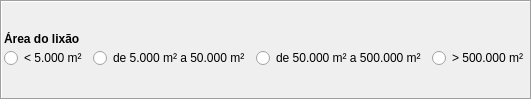
        <widget class="QFrame" name="frame_12">
         <property name="sizePolicy">
          <sizepolicy hsizetype="Preferred" vsizetype="Fixed">
           <horstretch>0</horstretch>
           <verstretch>0</verstretch>
          </sizepolicy>
         </property>
         <property name="frameShape">
          <enum>QFrame::Box</enum>
         </property>
         <property name="frameShadow">
          <enum>QFrame::Sunken</enum>
         </property>
         <layout class="QVBoxLayout" name="verticalLayout_8">
          <property name="spacing">
           <number>2</number>
          </property>
          <property name="leftMargin">
           <number>2</number>
          </property>
          <property name="topMargin">
           <number>2</number>
          </property>
          <property name="rightMargin">
           <number>2</number>
          </property>
          <property name="bottomMargin">
           <number>2</number>
          </property>
          <item>
           <layout class="QVBoxLayout" name="verticalLayout_42">
            <property name="spacing">
             <number>2</number>
            </property>
            <item>
             <widget class="QLabel" name="lbAreaLixao">
              <property name="sizePolicy">
               <sizepolicy hsizetype="Preferred" vsizetype="Fixed">
                <horstretch>0</horstretch>
                <verstretch>0</verstretch>
               </sizepolicy>
              </property>
              <property name="text">
               <string>&lt;html&gt;&lt;head/&gt;&lt;body&gt;&lt;p align=&quot;justify&quot;&gt;&lt;span style=&quot; font-weight:600;&quot;&gt;Área do lixão&lt;/span&gt;&lt;/p&gt;&lt;/body&gt;&lt;/html&gt;</string>
              </property>
             </widget>
            </item>
            <item>
             <layout class="QGridLayout" name="gridLayout">
              <property name="horizontalSpacing">
               <number>6</number>
              </property>
              <property name="verticalSpacing">
               <number>2</number>
              </property>
              <item row="0" column="3">
               <widget class="QRadioButton" name="rbAreaLixao_3">
                <property name="sizePolicy">
                 <sizepolicy hsizetype="Preferred" vsizetype="Fixed">
                  <horstretch>0</horstretch>
                  <verstretch>0</verstretch>
                 </sizepolicy>
                </property>
                <property name="text">
                 <string>&gt; 500.000 m²</string>
                </property>
               </widget>
              </item>
              <item row="0" column="0">
               <widget class="QRadioButton" name="rbAreaLixao_0">
                <property name="sizePolicy">
                 <sizepolicy hsizetype="Preferred" vsizetype="Fixed">
                  <horstretch>0</horstretch>
                  <verstretch>0</verstretch>
                 </sizepolicy>
                </property>
                <property name="text">
                 <string>&lt; 5.000 m²</string>
                </property>
               </widget>
              </item>
              <item row="0" column="1">
               <widget class="QRadioButton" name="rbAreaLixao_1">
                <property name="sizePolicy">
                 <sizepolicy hsizetype="Preferred" vsizetype="Fixed">
                  <horstretch>0</horstretch>
                  <verstretch>0</verstretch>
                 </sizepolicy>
                </property>
                <property name="text">
                 <string>de 5.000 m² a 50.000 m²</string>
                </property>
               </widget>
              </item>
              <item row="0" column="2">
               <widget class="QRadioButton" name="rbAreaLixao_2">
                <property name="sizePolicy">
                 <sizepolicy hsizetype="Preferred" vsizetype="Fixed">
                  <horstretch>0</horstretch>
                  <verstretch>0</verstretch>
                 </sizepolicy>
                </property>
                <property name="text">
                 <string>de 50.000 m² a 500.000 m²</string>
                </property>
               </widget>
              </item>
             </layout>
            </item>
           </layout>
          </item>
         </layout>
        </widget>
